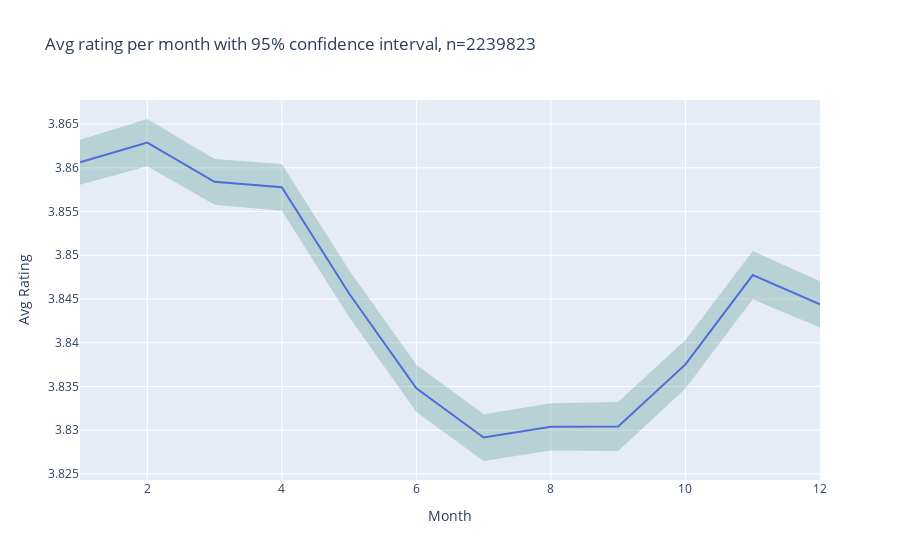

The code cell stored with this chart in its notebook:
### Code cell
def monthly_avg_ci_fig(df: pd.DataFrame, title: str):
    stats_df = df.groupby("month")["rating"].agg(["mean", "count", "std"]).reset_index()
    months = stats_df["month"].to_numpy()
    means = stats_df["mean"].to_numpy()
    ci_high = np.array([m + 1.96*s/np.sqrt(c) for _, m, c, s in stats_df.values])
    ci_low = np.array([m - 1.96*s/np.sqrt(c) for _, m, c, s in stats_df.values])

    # print(ci_high)
    print(f'Variance over the means: {np.var(means)}')
    fig = px.line(x=months, y=means,
                title=title,
                labels={'x': 'Month', 'y': 'Avg Rating'})
    fig.add_scatter(
            x=np.concat((months, months[::-1])), # x, then x reversed
            y=np.concat((ci_high, ci_low[::-1])), # upper, then lower reversed
            fill='toself',
            fillcolor='rgba(0,100,80,0.2)',
            line=dict(color='rgba(255,255,255,0)'),
            hoverinfo="skip",
            showlegend=False
        )
    return fig

fig = monthly_avg_ci_fig(reviews_df, f'Avg rating per month with 95% confidence interval, n={reviews_df.shape[0]}')
fig.show()

### Figure 1 — Plotly figure (JSON) as saved in the notebook; plotly's stock layout.template omitted (floating-point values rounded to 4 significant figures)
{"data": [{"hovertemplate": "Month=%{x}<br>Avg Rating=%{y}<extra></extra>", "legendgroup": "", "line": {"color": "#636efa", "dash": "solid"}, "marker": {"symbol": "circle"}, "mode": "lines", "name": "", "orientation": "v", "showlegend": false, "type": "scatter", "x": [1, 2, 3, 4, 5, 6, 7, 8, 9, 10, 11, 12], "xaxis": "x", "y": [3.861, 3.863, 3.858, 3.858, 3.846, 3.835, 3.829, 3.83, 3.83, 3.838, 3.848, 3.844], "yaxis": "y"}, {"fill": "toself", "fillcolor": "rgba(0,100,80,0.2)", "hoverinfo": "skip", "line": {"color": "rgba(255,255,255,0)"}, "showlegend": false, "type": "scatter", "x": [1, 2, 3, 4, 5, 6, 7, 8, 9, 10, 11, 12, 12, 11, 10, 9, 8, 7, 6, 5, 4, 3, 2, 1], "y": [3.863, 3.866, 3.861, 3.86, 3.848, 3.837, 3.832, 3.833, 3.833, 3.84, 3.85, 3.847, 3.842, 3.845, 3.835, 3.828, 3.828, 3.826, 3.832, 3.843, 3.855, 3.856, 3.86, 3.858]}], "layout": {"legend": {"tracegroupgap": 0}, "title": {"text": "Avg rating per month with 95% confidence interval, n=2239823"}, "xaxis": {"anchor": "y", "domain": [0, 1], "title": {"text": "Month"}}, "yaxis": {"anchor": "x", "domain": [0, 1], "title": {"text": "Avg Rating"}}}}
